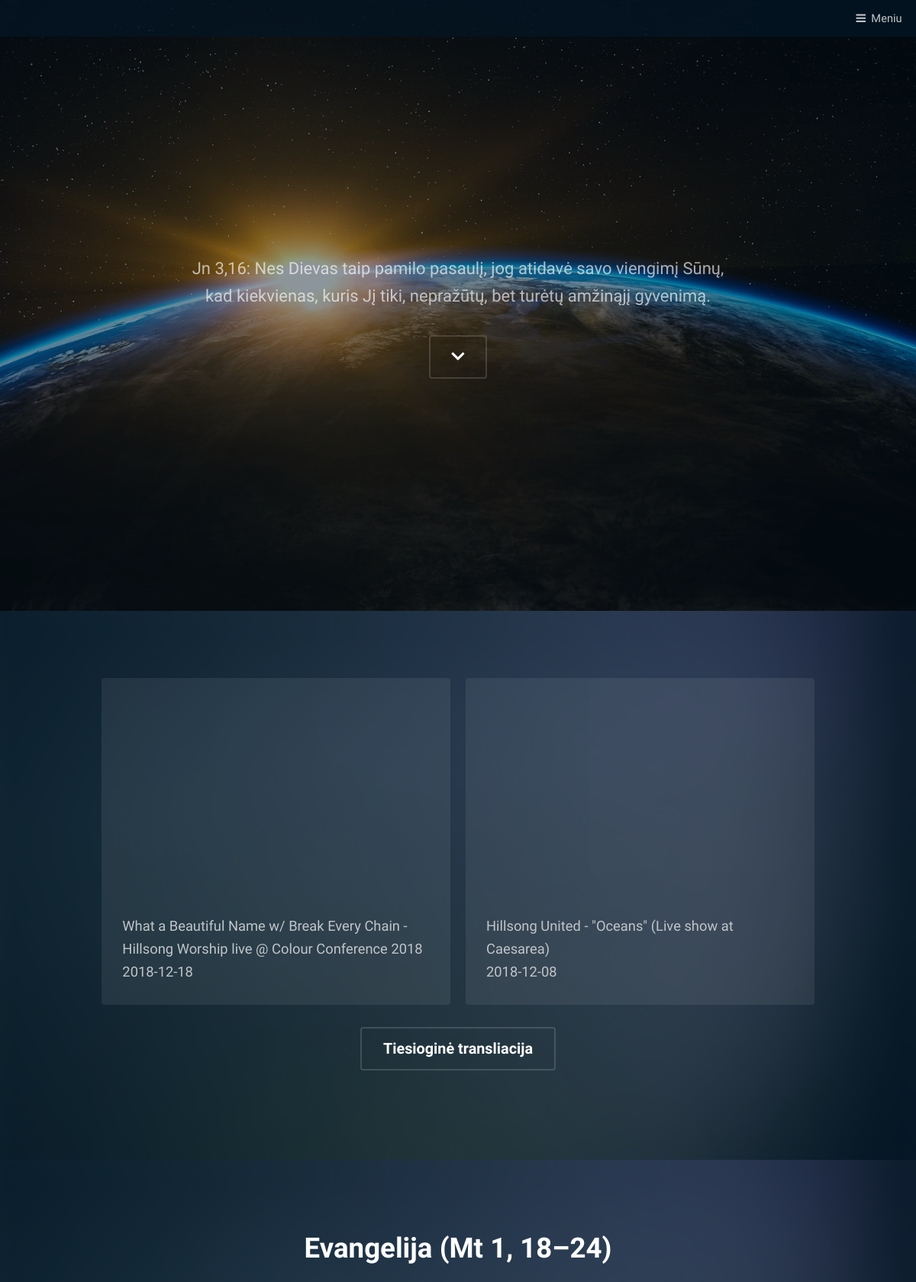
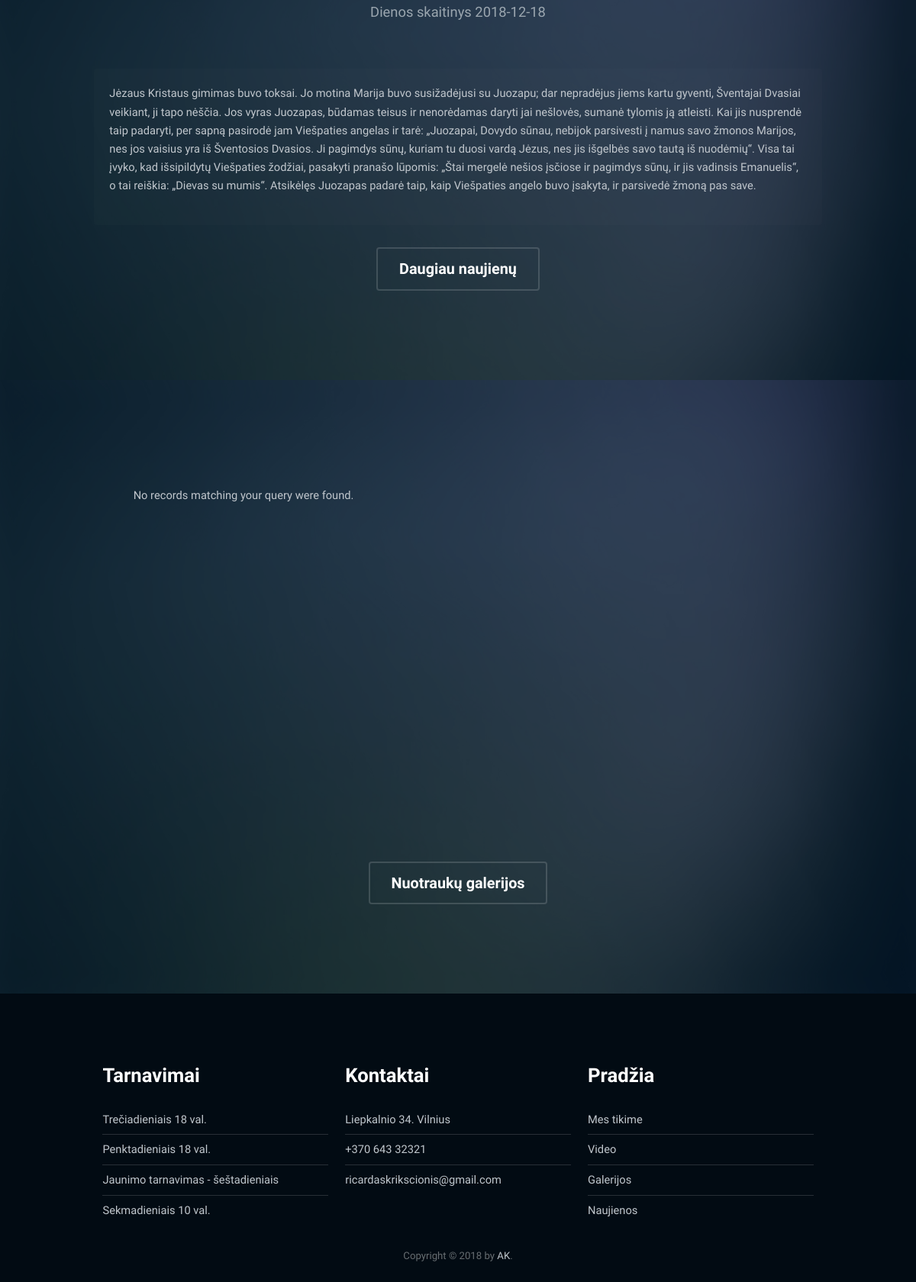
The page / on the database its author committed (2 pictures, top to bottom).
### tables this page shows
CREATE TABLE IF NOT EXISTS `video` (
  `videoid` int(11) NOT NULL AUTO_INCREMENT,
  `videotitle` varchar(256) NOT NULL,
  `videolink` varchar(256) NOT NULL,
  `videodate` date NOT NULL,
  `videotime` timestamp NOT NULL DEFAULT CURRENT_TIMESTAMP,
  PRIMARY KEY (`videoid`)
);

CREATE TABLE IF NOT EXISTS `post` (
  `postid` int(11) NOT NULL AUTO_INCREMENT,
  `posttitle` varchar(256) NOT NULL,
  `postcontent` text NOT NULL,
  `postautor` varchar(256) NOT NULL,
  `postdate` date NOT NULL,
  `posttime` timestamp NOT NULL DEFAULT CURRENT_TIMESTAMP,
  PRIMARY KEY (`postid`)
);

### session.php (called while the page is built)
<?php
function isUserLogged() {
    if(isset($_SESSION['id'])) {
        return true;
    } else {
       return false;
    }
}
?>

### index.php (the view, shortened to what this page needs)
<!DOCTYPE HTML>
<html>
	<head>
		<link rel="stylesheet" href="assets/css/main.min.css" />
		<link rel="stylesheet" href="https://use.fontawesome.com/releases/v5.5.0/css/all.css">
	</head>
	<body>
		<?php include 'menu.php';?>
		<?php include 'config.php';?>
				<section id="banner" data-video="images/banner">
					<div class="inner">
						<header>
							<p>
							Jn 3,16: Nes Dievas taip pamilo pasaulį, jog atidavė savo viengimį Sūnų,<br />kad kiekvienas, kuris Jį tiki,
							 nepražūtų, bet turėtų amžinąjį gyvenimą.</p>
						</header>
						<a href="#main" class="button big alt scrolly"><i class="fas fa-chevron-down"></i></a>
					</div>
				</section>
			<div id="main">
				<section class="wrapper style1">
					<div class="inner">
							<div class="flex flex-2">
							<?php
							$sql = "SELECT * FROM video
							ORDER BY videotime DESC
							LIMIT 2";
							if($result = mysqli_query($conn, $sql)){
								if(mysqli_num_rows($result) > 0){
										while($row = mysqli_fetch_array($result)){
							?>
											<div class="video col">
												<div class="video-wrapper">
												<?php echo $row['videolink']; ?>
												</div>
												<p class="caption">
												<?php echo $row['videotitle'] . "<br>" . $row['videodate']; ?>
												</p>
												<?php if(isUserLogged()) {
												echo "<a href='videoadm.php?videoid=".$row['videoid']."' class='link'><span>Click Me</span></a>";
												}
												else {
												echo "<a href='video.php?videoid=".$row['videoid']."' class='link'><span>Click Me</span></a>";
												}
												?>
											</div>
							<?php
										}
								} else{
									echo "No records matching your query were found.";
								}
							} else{
								echo "ERROR: Could not able to execute $sql. " . mysqli_error($conn);
							}
							?>
							</div>
							<header class="align-center">
							<?php echo "<a href='videostream.php' class='button big alt scrolly'><span>Tiesioginė transliacija</span></a>"; ?>
							</header>
					</div>
				</section>
				<section class="wrapper style1">
					<div class="inner">
					<div class="flex">
					<?php
					$sql = "SELECT * FROM post
					ORDER BY posttime DESC
					LIMIT 1";
					if($result = mysqli_query($conn, $sql)){
						if(mysqli_num_rows($result) > 0){
							while($row = mysqli_fetch_array($result)){
					?>
							<div class="col">
							<header class="align-center">
								<h2><?php echo $row['posttitle']; ?></h2>
								<p><?php echo $row['postautor'].'  '.$row['postdate']; ?></p>
							</header>
							<div class="longtext">
							<p><?php echo $row['postcontent']; ?></p>
							</div>
							</div>
					<?php
							}
						} else{
							echo "No records matching your query were found.";
						}
					} else{
						echo "ERROR: Could not able to execute $sql. " . mysqli_error($conn);
					}
					?>
					</div>
					<header class="align-center">
					<?php if(isUserLogged()) {
					echo "<a href='postadm.php' class='button big alt scrolly'><span>Daugiau naujienų</span></a>";
					} else {
					echo "<a href='post.php' class='button big alt scrolly'><span>Daugiau naujienų</span></a>";
					}
					 ?>
					</header>
					</div>
				</section>
				<section class="wrapper style1">
					<div class="inner">
						<section id="galleries">
								<div class="gallery">
									<div class="content">
									<?php
									$sql = "SELECT images.imgid, images.imggallery, images.imglink, images.imglink2, images.imgtitle, gallery.galleryid, gallery.gallerytitle, gallery.gallerydate
									FROM images
									JOIN gallery ON images.imggallery = gallery.galleryid
									ORDER BY images.imgtime DESC
									LIMIT 8";
									if($result = mysqli_query($conn, $sql)){
										if(mysqli_num_rows($result) > 0){
												while($row = mysqli_fetch_array($result)){
									?>
										<div class="media" style="background-image: url(<?php echo ($row['imglink2']); ?>);">
											<a href="<?php echo ($row['imglink']); ?>"><img src="<?php echo ($row['imglink2']); ?>" alt="" title="<?php echo ($row['imgtitle']); ?>. Galerija: <?php echo ($row['gallerytitle']); ?> <?php echo($row['gallerydate']); ?>" /></a>
										</div>
									<?php
											}
											mysqli_free_result($result);
										} else{
											echo "No records matching your query were found.";
										}
									} else{
										echo "ERROR: Could not able to execute $sql. " . mysqli_error($conn);
									}
									?>
									</div>
								</div>
								<header class="align-center">
								<?php if(isUserLogged()) {
								echo "<a href='galleriesadm.php' class='button big alt scrolly'><span>Nuotraukų galerijos</span></a>";
								} else {
								echo "<a href='galleries.php' class='button big alt scrolly'><span>Nuotraukų galerijos</span></a>";
								}
								?>
								</header>
						</section>
					</div>
				</section>
			</div>
		<?php include 'footer.php';?>
	</body>
</html>

### menu.php (shortened to what this page needs)
<link rel="stylesheet" href="assets/css/main.min.css" />
<header id="header">
    <?php session_start(); require_once 'session.php';?>
    <a href="#menu">Meniu</a>
</header>

### footer.php (shortened to what this page needs)
<link rel="stylesheet" href="assets/css/main.min.css" />
<footer id="footer">
				<div class="inner">
					<div class="flex flex-3">
						<div class="col">
							<h3>Tarnavimai</h3>
							<ul class="alt">
								<li><a>Trečiadieniais 18 val.</a></li>
								<li><a>Penktadieniais 18 val.</a></li>
								<li><a>Jaunimo tarnavimas - šeštadieniais</a></li>
								<li><a>Sekmadieniais 10 val.</a></li>
							</ul>
						</div>
						<div class="col">
							<h3>Kontaktai</h3>
							<ul class="alt">
								<li><a>Liepkalnio 34. Vilnius</a></li>
								<li><a>+370 643 32321</a></li>
								<li><a>ricardaskrikscionis@gmail.com</a></li>
							</ul>
						</div>
						<div class="col">
						<?php if(isUserLogged()) {  ?>
							<h3><a href="index.php">Pradžia</a></h3>
							<ul class="alt">
								<li><a href="about.php">Mes tikime</a></li>
								<li><a href="videoadm.php">Video</a></li>
								<li><a href="galleriesadm.php">Galerijos</a></li>
								<li><a href="postadm.php">Naujienos</a></li>
							<?php }
							else { ?>
							<h3><a href="index.php">Pradžia</a></h3>
							<ul class="alt">
								<li><a href="about.php">Mes tikime</a></li>
								<li><a href="video.php">Video</a></li>
								<li><a href="galleries.php">Galerijos</a></li>
								<li><a href="post.php">Naujienos</a></li>
							<?php } ?>
							</ul>
						</div>
					</div>
				</div>
				<div class="copyright">
					Copyright &copy; 2018 by <a href="https://www.facebook.com/aurelijanas" target="_blank">AK</a>.
				</div>
			</footer>

### rows shown on the page
video: videotitle "What a Beautiful Name w/ Break Every Chain - Hillsong Worship live @ Colour Conference 2018", videodate "2018-12-18"
video: videotitle "Hillsong United - \"Oceans\" (Live show at Caesarea)", videodate "2018-12-08"
post: posttitle "Evangelija (Mt 1, 18–24)", postautor "Dienos skaitinys", postdate "2018-12-18", postcontent "Jėzaus Kristaus gimimas buvo toksai. Jo motina Marija buvo susižadėjusi su Juozapu; dar nepradėjus jiems kartu gyventi, Šventajai Dvasiai veikiant, ji tapo nėščia. Jos vyras Juozapas, būdamas teisus ir nenorėdamas daryti jai nešlovės, sumanė tylomis ją atleisti. Kai jis nusprendė taip padaryti, per sapną pasirodė jam Viešpaties angelas ir tarė: „Juozapai, Dovydo sūnau, nebijok parsivesti į namus savo žmonos Marijos, nes jos vaisius yra iš Šventosios Dvasios. Ji pagimdys sūnų, kuriam tu duosi vardą Jėzus, nes jis išgelbės savo tautą iš nuodėmių“. Visa tai įvyko, kad išsipildytų Viešpaties žodžiai, pasakyti pranašo lūpomis: „Štai mergelė nešios įsčiose ir pagimdys sūnų, ir jis vadinsis…"
